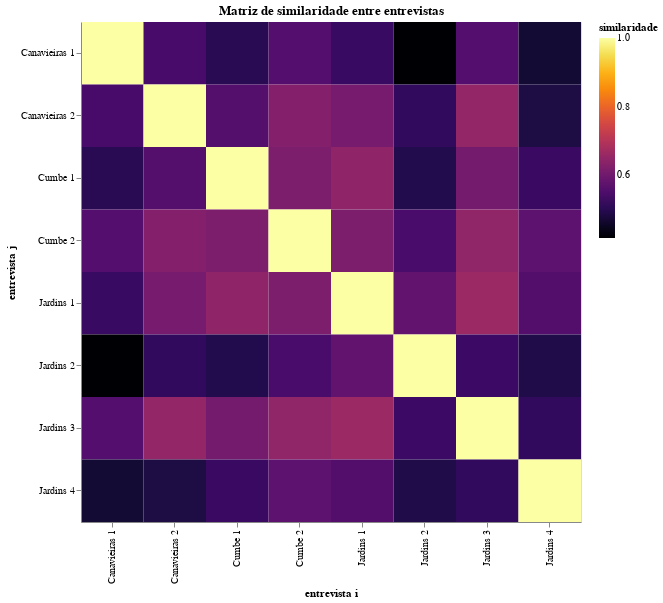

This figure's notebook cell:
### Code cell
alt.data_transformers.disable_max_rows()
matrix_sim = alt.Chart(source).mark_rect().encode(
    x='entrevista i:O',
    y='entrevista j:O',
    color=alt.Color('similaridade:Q', scale=alt.Scale(scheme="inferno")),
    tooltip=[
        alt.Tooltip('entrevista i:O', title='i'),
        alt.Tooltip('entrevista j:O', title='j'),
        alt.Tooltip('similaridade:Q', title='Similaridade'),
    ]
).properties(    
    width = 500,
    height= 500,    
    title = 'Matriz de similaridade entre entrevistas'
)

file = 'similaridade.html'
filepath = os.path.join(viz_path, file)
matrix_sim.save(filepath)
matrix_sim

### Figure 1 — Vega-Lite specification as saved in the notebook (floating-point values rounded to 4 significant figures)
{"config": {"view": {"continuousWidth": 400, "continuousHeight": 300}}, "data": {"name": "data-2b65b3e7ca081aee18a4ba25a38bc2c3"}, "mark": "rect", "encoding": {"color": {"field": "similaridade", "scale": {"scheme": "inferno"}, "type": "quantitative"}, "tooltip": [{"field": "entrevista i", "title": "i", "type": "ordinal"}, {"field": "entrevista j", "title": "j", "type": "ordinal"}, {"field": "similaridade", "title": "Similaridade", "type": "quantitative"}], "x": {"field": "entrevista i", "type": "ordinal"}, "y": {"field": "entrevista j", "type": "ordinal"}}, "height": 500, "title": "Matriz de similaridade entre entrevistas", "width": 500, "$schema": "https://vega.github.io/schema/vega-lite/v4.17.0.json", "datasets": {"data-2b65b3e7ca081aee18a4ba25a38bc2c3": [{"entrevista i": "Canavieiras 1", "entrevista j": "Canavieiras 1", "similaridade": 1.0}, {"entrevista i": "Canavieiras 1", "entrevista j": "Canavieiras 2", "similaridade": 0.5418}, {"entrevista i": "Canavieiras 1", "entrevista j": "Cumbe 1", "similaridade": 0.5}, {"entrevista i": "Canavieiras 1", "entrevista j": "Cumbe 2", "similaridade": 0.5587}, {"entrevista i": "Canavieiras 1", "entrevista j": "Jardins 1", "similaridade": 0.5215}, {"entrevista i": "Canavieiras 1", "entrevista j": "Jardins 2", "similaridade": 0.417}, {"entrevista i": "Canavieiras 1", "entrevista j": "Jardins 3", "similaridade": 0.5584}, {"entrevista i": "Canavieiras 1", "entrevista j": "Jardins 4", "similaridade": 0.4691}, {"entrevista i": "Canavieiras 2", "entrevista j": "Canavieiras 1", "similaridade": 0.5418}, {"entrevista i": "Canavieiras 2", "entrevista j": "Canavieiras 2", "similaridade": 1.0}, {"entrevista i": "Canavieiras 2", "entrevista j": "Cumbe 1", "similaridade": 0.5591}, {"entrevista i": "Canavieiras 2", "entrevista j": "Cumbe 2", "similaridade": 0.6282}, {"entrevista i": "Canavieiras 2", "entrevista j": "Jardins 1", "similaridade": 0.609}, {"entrevista i": "Canavieiras 2", "entrevista j": "Jardins 2", "similaridade": 0.5117}, {"entrevista i": "Canavieiras 2", "entrevista j": "Jardins 3", "similaridade": 0.6503}, {"entrevista i": "Canavieiras 2", "entrevista j": "Jardins 4", "similaridade": 0.485}, {"entrevista i": "Cumbe 1", "entrevista j": "Canavieiras 1", "similaridade": 0.5}, {"entrevista i": "Cumbe 1", "entrevista j": "Canavieiras 2", "similaridade": 0.5591}, {"entrevista i": "Cumbe 1", "entrevista j": "Cumbe 1", "similaridade": 1.0}, {"entrevista i": "Cumbe 1", "entrevista j": "Cumbe 2", "similaridade": 0.6173}, {"entrevista i": "Cumbe 1", "entrevista j": "Jardins 1", "similaridade": 0.6443}, {"entrevista i": "Cumbe 1", "entrevista j": "Jardins 2", "similaridade": 0.4936}, {"entrevista i": "Cumbe 1", "entrevista j": "Jardins 3", "similaridade": 0.606}, {"entrevista i": "Cumbe 1", "entrevista j": "Jardins 4", "similaridade": 0.5229}, {"entrevista i": "Cumbe 2", "entrevista j": "Canavieiras 1", "similaridade": 0.5587}, {"entrevista i": "Cumbe 2", "entrevista j": "Canavieiras 2", "similaridade": 0.6282}, {"entrevista i": "Cumbe 2", "entrevista j": "Cumbe 1", "similaridade": 0.6173}, {"entrevista i": "Cumbe 2", "entrevista j": "Cumbe 2", "similaridade": 1.0}, {"entrevista i": "Cumbe 2", "entrevista j": "Jardins 1", "similaridade": 0.6181}, {"entrevista i": "Cumbe 2", "entrevista j": "Jardins 2", "similaridade": 0.5449}, {"entrevista i": "Cumbe 2", "entrevista j": "Jardins 3", "similaridade": 0.646}, {"entrevista i": "Cumbe 2", "entrevista j": "Jardins 4", "similaridade": 0.5706}, {"entrevista i": "Jardins 1", "entrevista j": "Canavieiras 1", "similaridade": 0.5215}, {"entrevista i": "Jardins 1", "entrevista j": "Canavieiras 2", "similaridade": 0.609}, {"entrevista i": "Jardins 1", "entrevista j": "Cumbe 1", "similaridade": 0.6443}, {"entrevista i": "Jardins 1", "entrevista j": "Cumbe 2", "similaridade": 0.6181}, {"entrevista i": "Jardins 1", "entrevista j": "Jardins 1", "similaridade": 1.0}, {"entrevista i": "Jardins 1", "entrevista j": "Jardins 2", "similaridade": 0.5776}, {"entrevista i": "Jardins 1", "entrevista j": "Jardins 3", "similaridade": 0.6603}, {"entrevista i": "Jardins 1", "entrevista j": "Jardins 4", "similaridade": 0.5577}, {"entrevista i": "Jardins 2", "entrevista j": "Canavieiras 1", "similaridade": 0.417}, {"entrevista i": "Jardins 2", "entrevista j": "Canavieiras 2", "similaridade": 0.5117}, {"entrevista i": "Jardins 2", "entrevista j": "Cumbe 1", "similaridade": 0.4936}, {"entrevista i": "Jardins 2", "entrevista j": "Cumbe 2", "similaridade": 0.5449}, {"entrevista i": "Jardins 2", "entrevista j": "Jardins 1", "similaridade": 0.5776}, {"entrevista i": "Jardins 2", "entrevista j": "Jardins 2", "similaridade": 1.0}, {"entrevista i": "Jardins 2", "entrevista j": "Jardins 3", "similaridade": 0.5254}, {"entrevista i": "Jardins 2", "entrevista j": "Jardins 4", "similaridade": 0.4903}, {"entrevista i": "Jardins 3", "entrevista j": "Canavieiras 1", "similaridade": 0.5584}, {"entrevista i": "Jardins 3", "entrevista j": "Canavieiras 2", "similaridade": 0.6503}, {"entrevista i": "Jardins 3", "entrevista j": "Cumbe 1", "similaridade": 0.606}, {"entrevista i": "Jardins 3", "entrevista j": "Cumbe 2", "similaridade": 0.646}, {"entrevista i": "Jardins 3", "entrevista j": "Jardins 1", "similaridade": 0.6603}, {"entrevista i": "Jardins 3", "entrevista j": "Jardins 2", "similaridade": 0.5254}, {"entrevista i": "Jardins 3", "entrevista j": "Jardins 3", "similaridade": 1.0}, {"entrevista i": "Jardins 3", "entrevista j": "Jardins 4", "similaridade": 0.5119}, {"entrevista i": "Jardins 4", "entrevista j": "Canavieiras 1", "similaridade": 0.4691}, {"entrevista i": "Jardins 4", "entrevista j": "Canavieiras 2", "similaridade": 0.485}, {"entrevista i": "Jardins 4", "entrevista j": "Cumbe 1", "similaridade": 0.5229}, {"entrevista i": "Jardins 4", "entrevista j": "Cumbe 2", "similaridade": 0.5706}, {"entrevista i": "Jardins 4", "entrevista j": "Jardins 1", "similaridade": 0.5577}, {"entrevista i": "Jardins 4", "entrevista j": "Jardins 2", "similaridade": 0.4903}, {"entrevista i": "Jardins 4", "entrevista j": "Jardins 3", "similaridade": 0.5119}, {"entrevista i": "Jardins 4", "entrevista j": "Jardins 4", "similaridade": 1.0}]}}
